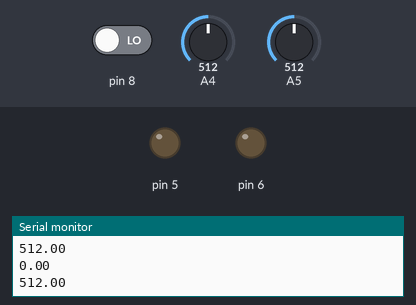
Bench run of a sketch on a simulated Arduino Uno, built with avr-gcc and run on an emulated ATmega328P. Shown: output pins drawn as LEDs (lit = HIGH), the last lines printed to the serial monitor. The inputs (shaded band) are chosen by the test bench; at power-on: pin 8 LOW, A5 = 512, A4 = 512.

Above: at 1.2 s.
1.3 s: pin 8 driven HIGH
At 2.5 s:
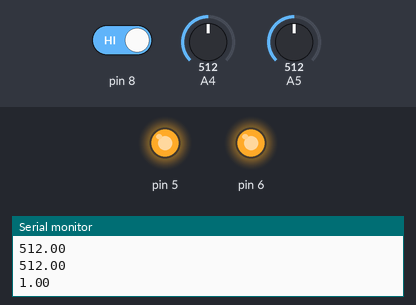
2.8 s: A5 set to 541
4.3 s: A5 set to 557
At 4.7 s:
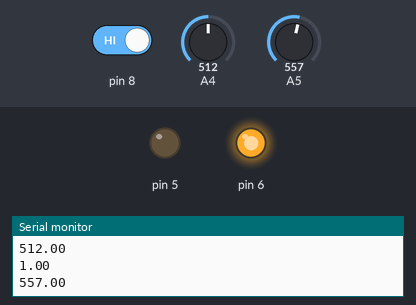
5.8 s: A5 set to 540
At 6.2 s:
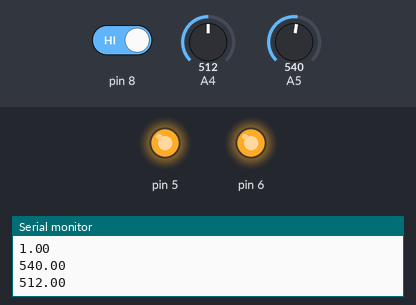
7.3 s: A4 set to 181
8.8 s: A4 set to 146
At 9.6 s:
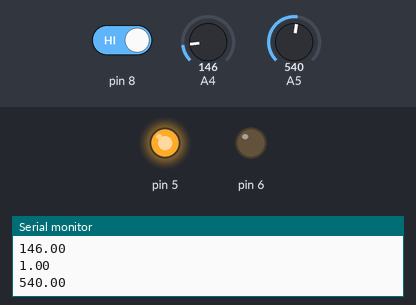
Timing chart, 0 to 11.3 s (numbered marks = the images above; inputs shaded):
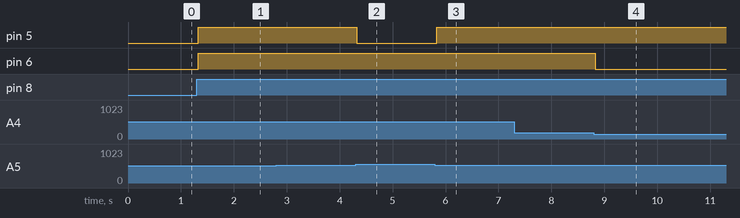

The sketch:

fantabulous_bojo1.ino
```cpp
float x,y,z,temp;
void setup()
{
  pinMode(8, INPUT);
  pinMode(5, OUTPUT);
  pinMode(6, OUTPUT);
  pinMode(A5, INPUT);
  pinMode(A4, INPUT);
Serial.begin(9600);
}
void loop()
{
  x= digitalRead(8);
  y= analogRead(A5);
  z= analogRead(A4);
  Serial.println(x);
  Serial.println(y);
  Serial.println(z);
  temp = (double)z / 1024;
  temp = temp * 5;
  temp = temp - 0.5;
  temp = temp * 100;
  if ( (x>0) )
  {
    if ((y<550)&&(temp>30))
    {
      digitalWrite(5, HIGH);
      digitalWrite(6, HIGH);
    }
    else if((y<550)&&(temp<30))
    {
      digitalWrite(5, HIGH);
      digitalWrite(6, LOW);
    }
    else if((y>550)&&(temp>30))
    {
      digitalWrite(5, LOW);
      digitalWrite(6, HIGH);
    }
    else if((y>550)&&(temp<30))
    {
      digitalWrite(5, LOW);
      digitalWrite(6, LOW);
    }
  }
  else
  {
    digitalWrite(5, LOW);
    digitalWrite(6, LOW);
  }
}
```

Measured:
- the behaviour switches between 550 and 551 on A5 (found by bisection; images 1 and 2)
- the behaviour switches between 164 and 163 on A4 (found by bisection; images 3 and 4)
- after the input at 1.3 s, pin 5, pin 6: LOW → HIGH at once
- after the input at 4.3 s, pin 5: HIGH → LOW at once
- after the input at 5.8 s, pin 5: LOW → HIGH at once
- after the input at 8.8 s, pin 6: HIGH → LOW at once
